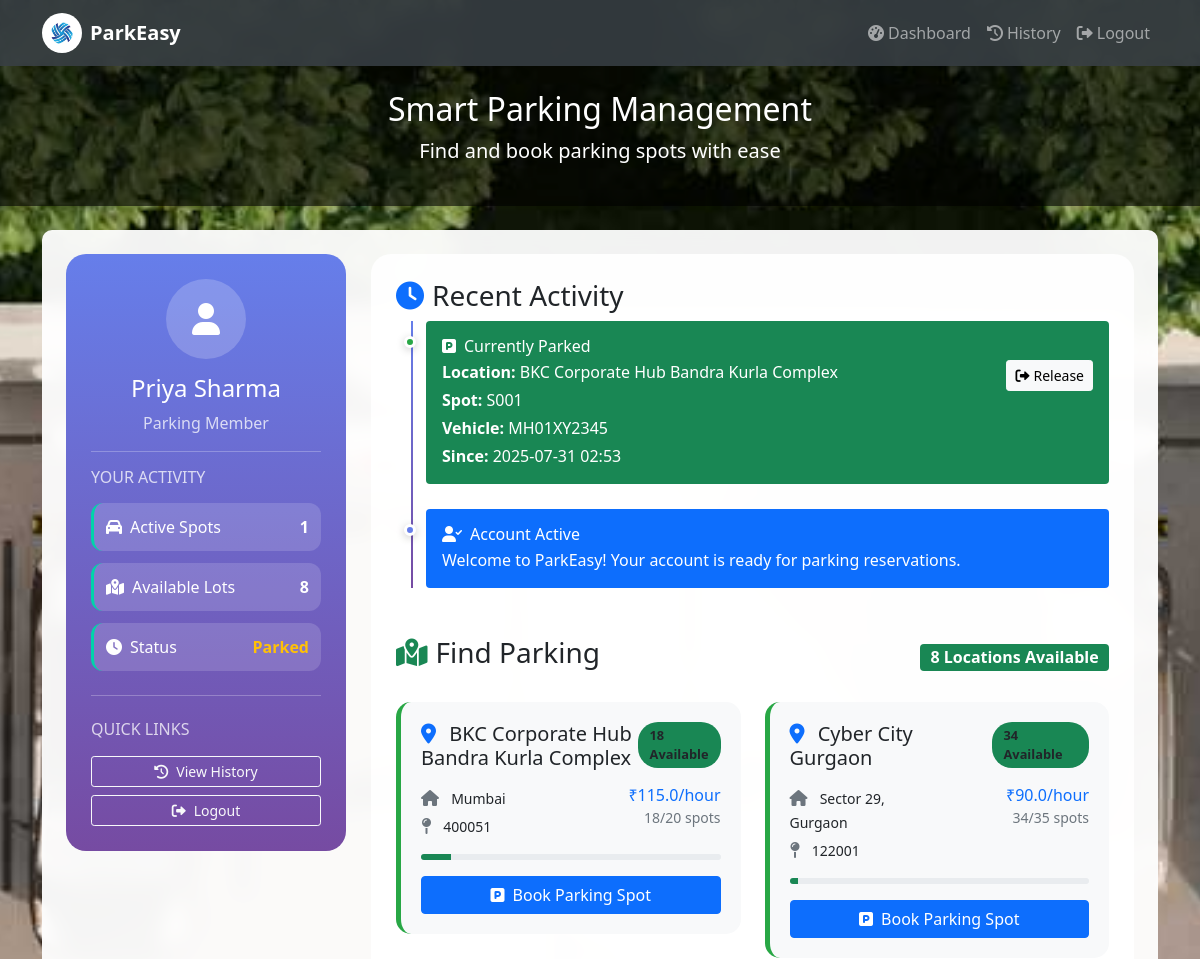
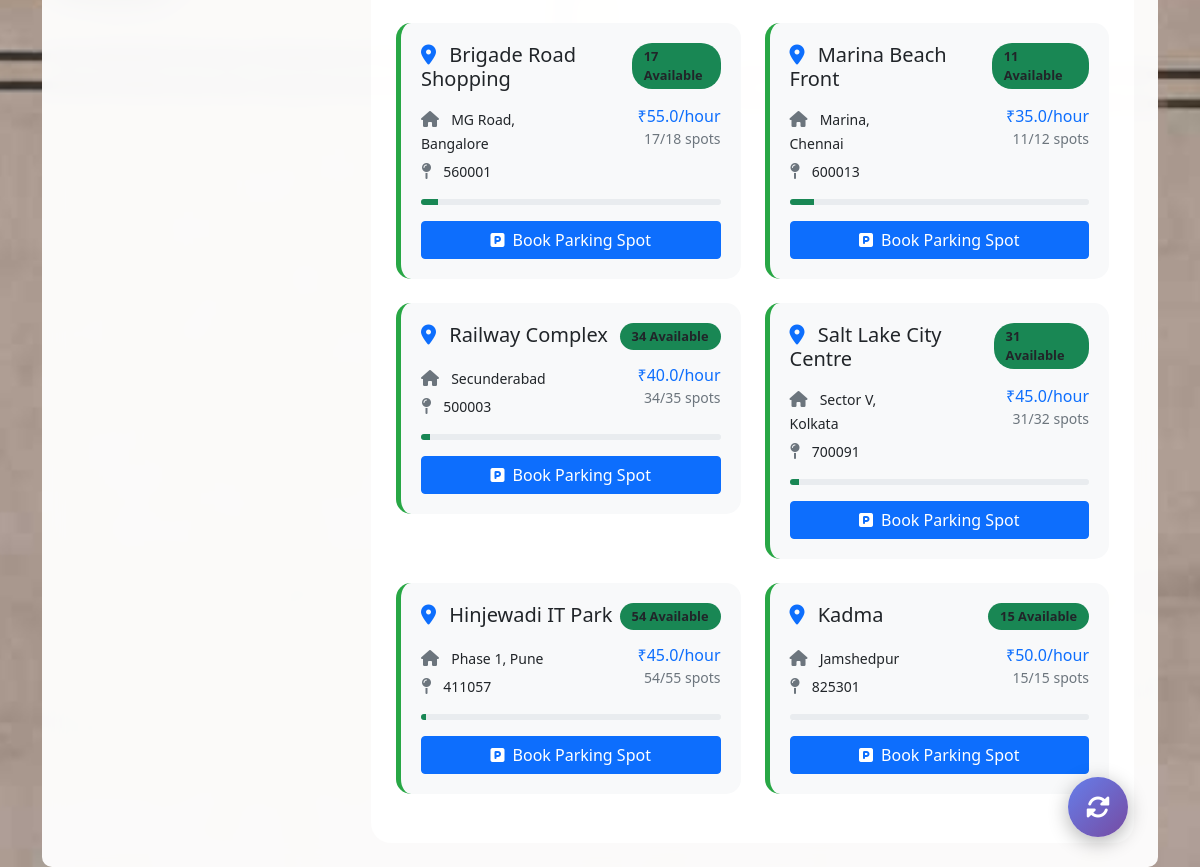
The page /user/dashboard (signed in) on the database its author committed (2 pictures, top to bottom).
### models.py (models this page shows)
class User(db.Model):
    id = db.Column(db.Integer, primary_key=True)
    username = db.Column(db.String(80), unique=True, nullable=False)
    email = db.Column(db.String(120), unique=True, nullable=False)
    full_name = db.Column(db.String(100), nullable=False)
    password_hash = db.Column(db.String(255), nullable=False)
    is_admin = db.Column(db.Boolean, default=False)
    reservations = db.relationship('Reservation', backref='user', lazy=True)

class Reservation(db.Model):
    id = db.Column(db.Integer, primary_key=True)
    user_id = db.Column(db.Integer, db.ForeignKey('user.id'), nullable=False)
    spot_id = db.Column(db.Integer, db.ForeignKey('parking_spot.id'), nullable=False)
    vehicle_number = db.Column(db.String(20), nullable=False)
    parking_timestamp = db.Column(db.DateTime, nullable=False, default=lambda: datetime.now(timezone.utc))
    leaving_timestamp = db.Column(db.DateTime, nullable=True)
    parking_cost = db.Column(db.Float, nullable=True)
    status = db.Column(db.String(20), nullable=False, default='active')

class ParkingLot(db.Model):
    id = db.Column(db.Integer, primary_key=True)
    prime_location_name = db.Column(db.String(100), nullable=False)
    address = db.Column(db.String(200), nullable=False)
    pin_code = db.Column(db.String(10), nullable=False)
    price_per_hour = db.Column(db.Float, nullable=False, default=10.0)
    maximum_number_of_spots = db.Column(db.Integer, nullable=False)
    spots = db.relationship('ParkingSpot', backref='lot', lazy=True, cascade='all, delete-orphan')

class ParkingSpot(db.Model):
    id = db.Column(db.Integer, primary_key=True)
    lot_id = db.Column(db.Integer, db.ForeignKey('parking_lot.id'), nullable=False)
    spot_number = db.Column(db.String(10), nullable=False)
    status = db.Column(db.String(1), nullable=False, default='A')  # A = Available, O = Occupied
    reservations = db.relationship('Reservation', backref='spot', lazy=True)

### app.py (the view)
@app.route('/user/dashboard')
def user_dashboard():
    if 'user_id' not in session:
        return redirect(url_for('login'))
    user = User.query.get(session['user_id'])
    parking_lots = ParkingLot.query.all()
    active_reservations = Reservation.query.filter_by(user_id=user.id, status='active').all()
    return render_template('user_dashboard.html',user=user,parking_lots=parking_lots,active_reservations=active_reservations)

### templates/user_dashboard.html (shortened to what this page needs)
{% extends "base.html" %}
{% block content %}
<div class="user-container">
    <div class="user-profile">
        <div class="text-center">
            <div class="profile-avatar">
                <i class="fas fa-user fa-2x"></i>
            </div>
            <h4>{{ user.full_name }}</h4>
            <p class="opacity-75">Parking Member</p>
        </div>
        <hr class="opacity-25">
        <h6 class="text-uppercase opacity-75 mb-3">Your Activity</h6>
        <div class="quick-stat">
            <div class="d-flex justify-content-between">
                <span><i class="fas fa-car me-2"></i>Active Spots</span>
                <strong>{{ active_reservations|length }}</strong>
            </div>
        </div>
        <div class="quick-stat">
            <div class="d-flex justify-content-between">
                <span><i class="fas fa-map-marked-alt me-2"></i>Available Lots</span>
                <strong>{{ parking_lots|length }}</strong>
            </div>
        </div>
        <div class="quick-stat">
            <div class="d-flex justify-content-between">
                <span><i class="fas fa-clock me-2"></i>Status</span>
                <strong>
                    {% if active_reservations %}
                        <span class="text-warning">Parked</span>
                    {% else %}
                        <span class="text-success">Available</span>
                    {% endif %}
                </strong>
            </div>
        </div>
        <hr class="opacity-25 my-4">
        <h6 class="text-uppercase opacity-75 mb-3">Quick Links</h6>
        <a href="{{ url_for('user_history') }}"
           class="btn btn-outline-light btn-sm w-100 mb-2">
           <i class="fas fa-history me-2"></i>View History
        </a>
        <a href="{{ url_for('logout') }}"
           class="btn btn-outline-light btn-sm w-100">
           <i class="fas fa-sign-out-alt me-2"></i>Logout
        </a>
    </div>
    <div class="main-area">
        <div class="mb-5">
            <h3><i class="fas fa-clock me-2 text-primary"></i>Recent Activity</h3>
            <div class="timeline-container">
                <div class="timeline-line"></div>
                {% if active_reservations %}
                    {% for reservation in active_reservations %}
                    <div class="timeline-item">
                        <div class="timeline-dot active"></div>
                        <div class="bg-success text-white p-3 rounded">
                            <h6 class="mb-1">
                                <i class="fas fa-parking me-2"></i>Currently Parked
                            </h6>
                            <div class="row">
                                <div class="col-md-8">
                                    <p class="mb-1"><strong>Location:</strong> {{ reservation.spot.lot.prime_location_name }}</p>
                                    <p class="mb-1"><strong>Spot:</strong> {{ reservation.spot.spot_number }}</p>
                                    <p class="mb-1"><strong>Vehicle:</strong> {{ reservation.vehicle_number }}</p>
                                    <p class="mb-0"><strong>Since:</strong> {{ reservation.parking_timestamp.strftime('%Y-%m-%d %H:%M') }}</p>
                                </div>
                                <div class="col-md-4 text-end">
                                    <a href="{{ url_for('release_parking', reservation_id=reservation.id) }}"
                                       class="btn btn-light btn-sm"
                                       onclick="return confirm('Release this parking spot?')">
                                       <i class="fas fa-sign-out-alt me-1"></i>Release
                                    </a>
                                </div>
                            </div>
                        </div>
                    </div>
                    {% endfor %}
                {% endif %}
                <div class="timeline-item">
                    <div class="timeline-dot"></div>
                    <div class="bg-primary text-white p-3 rounded">
                        <h6 class="mb-1">
                            <i class="fas fa-user-check me-2"></i>Account Active
                        </h6>
                        <p class="mb-0">Welcome to ParkEasy! Your account is ready for parking reservations.</p>
                    </div>
                </div>
            </div>
        </div>
        <div>
            <div class="d-flex justify-content-between align-items-center mb-4">
                <h3><i class="fas fa-map-marked-alt me-2 text-success"></i>Find Parking</h3>
                <span class="badge bg-success fs-6">{{ parking_lots|length }} Locations Available</span>
            </div>
            {% if parking_lots %}
                <div class="row">
                    {% for lot in parking_lots %}
                    {% set available_spots = lot.spots|selectattr('status', 'equalto', 'A')|list|length %}
                    <div class="col-lg-6 mb-4">
                        <div class="parking-tile {{ 'available' if available_spots > 0 else 'full' }}">
                            <div class="d-flex justify-content-between align-items-start mb-3">
                                <h5 class="mb-0">
                                    <i class="fas fa-map-marker-alt me-2 text-primary"></i>
                                    {{ lot.prime_location_name }}
                                </h5>
                                <span class="status-badge {{ 'bg-success' if available_spots > 0 else 'bg-danger' }}">
                                    {% if available_spots > 0 %}
                                        {{ available_spots }} Available
                                    {% else %}
                                        Full
                                    {% endif %}
                                </span>
                            </div>
                            <div class="row mb-3">
                                <div class="col-sm-6">
                                    <p class="mb-1">
                                        <i class="fas fa-home me-2 text-muted"></i>
                                        <small>{{ lot.address }}</small>
                                    </p>
                                    <p class="mb-0">
                                        <i class="fas fa-map-pin me-2 text-muted"></i>
                                        <small>{{ lot.pin_code }}</small>
                                    </p>
                                </div>
                                <div class="col-sm-6 text-end">
                                    <h6 class="mb-0 text-primary">₹{{ lot.price_per_hour }}/hour</h6>
                                    <small class="text-muted">{{ available_spots }}/{{ lot.maximum_number_of_spots }} spots</small>
                                </div>
                            </div>
                            {% set percentage = ((lot.maximum_number_of_spots - available_spots) / lot.maximum_number_of_spots * 100) if lot.maximum_number_of_spots > 0 else 0 %}
                            <div class="progress mb-3" style="height: 6px;">
                                <div class="progress-bar bg-{{ 'danger' if percentage > 80 else 'warning' if percentage > 50 else 'success' }}"
                                     style="width: {{ percentage }}%"></div>
                            </div>
                            {% if available_spots > 0 %}
                                <a href="{{ url_for('book_parking', lot_id=lot.id) }}"
                                   class="btn btn-primary w-100">
                                   <i class="fas fa-parking me-2"></i>Book Parking Spot
                                </a>
                            {% else %}
                                <button class="btn btn-secondary w-100" disabled>
                                    <i class="fas fa-ban me-2"></i>No Spots Available
                                </button>
                            {% endif %}
                        </div>
                    </div>
                    {% endfor %}
                </div>
            {% endif %}
        </div>
    </div>
</div>
<button class="floating-action" onclick="window.location.reload()" title="Refresh">
    <i class="fas fa-sync-alt"></i>
</button>
{% endblock %}

### templates/user_dashboard.html (style rules this page uses)
.user-container { display: flex; gap: 25px; min-height: 75vh; }
.user-profile { background: linear-gradient(180deg, #667eea 0%, #764ba2 100%); border-radius: 20px; color: white; padding: 25px; width: 280px; position: sticky; top: 20px; height: fit-content; }
.main-area { flex: 1; background: rgba(255, 255, 255, 0.9); border-radius: 20px; padding: 25px; }
.profile-avatar { width: 80px; height: 80px; border-radius: 50%; background: rgba(255, 255, 255, 0.2); display: flex; align-items: center; justify-content: center; margin: 0 auto 15px; }
.quick-stat { background: rgba(255, 255, 255, 0.15); border-radius: 12px; padding: 12px; margin-bottom: 12px; border-left: 3px solid #00d4aa; }
.timeline-container { position: relative; padding-left: 30px; }
.timeline-line { position: absolute; left: 15px; top: 0; bottom: 0; width: 2px; background: linear-gradient(to bottom, #667eea, #764ba2); }
.timeline-item { position: relative; margin-bottom: 25px; }
.timeline-dot { position: absolute; left: -22px; top: 15px; width: 12px; height: 12px; border-radius: 50%; background: #667eea; border: 3px solid white; box-shadow: 0 2px 8px rgba(0,0,0,0.2); }
.timeline-dot.active { background: #28a745; animation: pulse 2s infinite; }
.parking-tile { background: #f8f9fa; border-radius: 15px; padding: 20px; border-left: 5px solid #007bff; transition: all 0.3s ease; cursor: pointer; }
.parking-tile.available { border-left-color: #28a745; }
.status-badge { padding: 4px 12px; border-radius: 20px; font-size: 0.8em; font-weight: 600; }
.floating-action { position: fixed; bottom: 30px; right: 30px; width: 60px; height: 60px; border-radius: 50%; background: linear-gradient(135deg, #667eea, #764ba2); border: none; box-shadow: 0 5px 20px rgba(0,0,0,0.3); color: white; font-size: 24px; transition: all 0.3s ease; }

### rows shown on the page
User: full_name "Priya Sharma"
Reservation: spot.lot.prime_location_name "BKC Corporate Hub Bandra Kurla Complex", spot.spot_number "S001", vehicle_number "MH01XY2345", parking_timestamp "2025-07-31 02:53"
ParkingLot: prime_location_name "BKC Corporate Hub Bandra Kurla Complex", available_spots "18", address "Mumbai", pin_code "400051", price_per_hour "115.0", maximum_number_of_spots "20", {{ percentage }} 10.0 (drawn)
ParkingLot: prime_location_name "Cyber City Gurgaon", available_spots "34", address "Sector 29, Gurgaon", pin_code "122001", price_per_hour "90.0", maximum_number_of_spots "35", {{ percentage }} 2.857142857142857 (drawn)
ParkingLot: prime_location_name "Brigade Road Shopping", available_spots "17", address "MG Road, Bangalore", pin_code "560001", price_per_hour "55.0", maximum_number_of_spots "18", {{ percentage }} 5.555555555555555 (drawn)
ParkingLot: prime_location_name "Marina Beach Front", available_spots "11", address "Marina, Chennai", pin_code "600013", price_per_hour "35.0", maximum_number_of_spots "12", {{ percentage }} 8.333333333333332 (drawn)
ParkingLot: prime_location_name "Railway Complex", available_spots "34", address "Secunderabad", pin_code "500003", price_per_hour "40.0", maximum_number_of_spots "35", {{ percentage }} 2.857142857142857 (drawn)
ParkingLot: prime_location_name "Salt Lake City Centre", available_spots "31", address "Sector V, Kolkata", pin_code "700091", price_per_hour "45.0", maximum_number_of_spots "32", {{ percentage }} 3.125 (drawn)
ParkingLot: prime_location_name "Hinjewadi IT Park", available_spots "54", address "Phase 1, Pune", pin_code "411057", price_per_hour "45.0", maximum_number_of_spots "55", {{ percentage }} 1.8181818181818181 (drawn)
ParkingLot: prime_location_name "Kadma", maximum_number_of_spots "15", address "Jamshedpur", pin_code "825301", price_per_hour "50.0"

### other values the page prints
{{ active_reservations|length }} "1"
{{ parking_lots|length }} "8"
